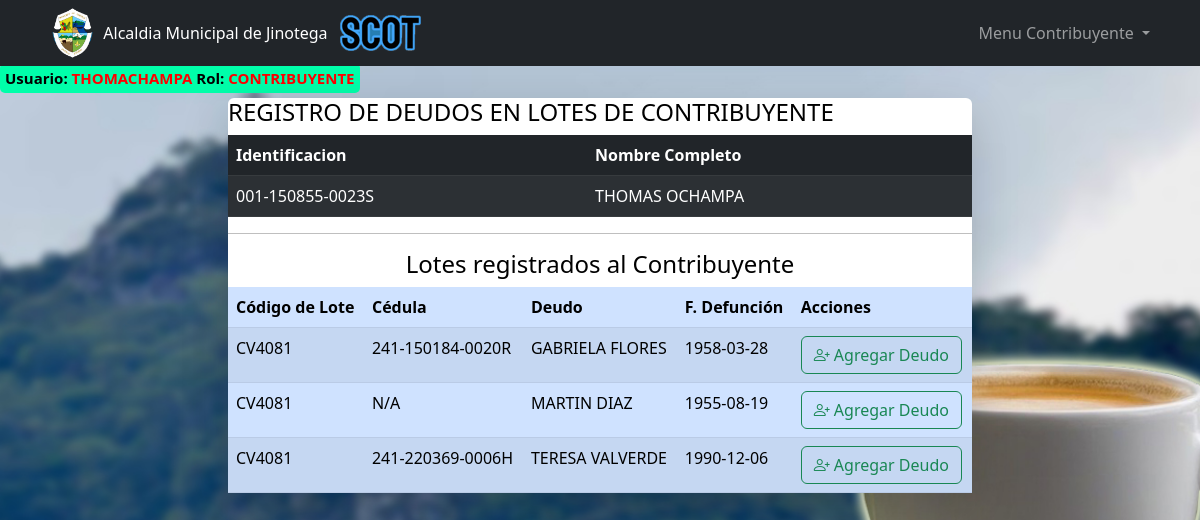
The app's page /pages/lotes/loteDeudo.php?id=001-150855-0023S (signed in) with its own data.
### tables this page shows
CREATE TABLE IF NOT EXISTS `usuarios` (
  `idUsuario` int(11) NOT NULL AUTO_INCREMENT,
  `usuario` varchar(50) NOT NULL,
  `password` varchar(100) NOT NULL,
  `rol` varchar(20) NOT NULL,
  `identificacion` varchar(30) NOT NULL,
  `nombre1` varchar(100) NOT NULL,
  `nombre2` varchar(30) DEFAULT NULL,
  `apellido1` varchar(30) NOT NULL,
  `apellido2` varchar(30) DEFAULT NULL,
  `email` varchar(100) DEFAULT NULL,
  `celular` varchar(30) NOT NULL,
  `direccion` varchar(100) DEFAULT NULL,
  `estado` varchar(1) NOT NULL DEFAULT 'A',
  PRIMARY KEY (`idUsuario`)
);

CREATE TABLE IF NOT EXISTS `tributos` (
  `idTributo` int(11) NOT NULL AUTO_INCREMENT,
  `identificacion` varchar(20) DEFAULT NULL,
  `tipoEntidad` enum('IBI','TA','LOTE','FIERRO') DEFAULT NULL,
  `codEntidad` varchar(20) DEFAULT NULL,
  PRIMARY KEY (`idTributo`),
  KEY `cedula_contribuyente` (`identificacion`),
  KEY `codigo_entidad` (`codEntidad`)
);

CREATE TABLE IF NOT EXISTS `deudos` (
  `idDeudo` int(11) NOT NULL AUTO_INCREMENT,
  `cedula` varchar(20) NOT NULL,
  `nomDeudo` varchar(100) NOT NULL,
  `sexo` enum('F','M') NOT NULL,
  `fecDefuncion` date NOT NULL,
  `codLote` varchar(20) NOT NULL,
  PRIMARY KEY (`idDeudo`),
  KEY `codigo_lote` (`codLote`)
);

### pages/lotes/loteDeudo.php (the view, shortened to what this page needs)
<?php include '../../templates/header_menu.php'; ?>
<?php
    $conexion = new Conexion();
    $conn = $conexion->conectar();
    $id = isset($_GET['id']) ? mysqli_real_escape_string($conn, $_GET['id']) : '';
    $sql = sprintf("SELECT * FROM usuarios WHERE rol = 'contribuyente' AND identificacion = '%s'", $id);
    $resultado = mysqli_query($conn, $sql);
    $contribuyentes = [];
    if ($resultado) {
        while ($row = mysqli_fetch_assoc($resultado)) {
            $contribuyentes[] = $row;
        }
    }
    $sqlTributos = sprintf("SELECT T.identificacion, T.codEntidad, D.cedula, D.nomDeudo, D.fecDefuncion
        FROM tributos T
        INNER JOIN deudos D ON D.codLote = T.codEntidad
        WHERE T.tipoEntidad = 'LOTE' AND T.identificacion = '%s'", $id);
    $resultadoTributos = mysqli_query($conn, $sqlTributos);
    $tributos = [];
    if ($resultadoTributos) {
        while ($row = mysqli_fetch_assoc($resultadoTributos)) {
            $tributos[] = $row;
        }
    }
?>
<div class="container d-flex justify-content-center align-items-center full-height mt-2">
    <div class="col-md-8 shadow-lg bg-white rounded">
        <h4>REGISTRO DE DEUDOS EN LOTES DE CONTRIBUYENTE</h4>
        <form action="registrarDeudo.php" method="POST">
            <table class="mt-2 mb-0 table table-dark table-striped">
                <thead>
                    <tr>
                        <th>Identificacion</th>
                        <th>Nombre Completo</th>
                    </tr>
                </thead>
                <tbody>
                    <?php foreach ($contribuyentes as $contribuyente): ?>
                        <tr>
                            <td id="ident"><?php echo htmlspecialchars($contribuyente['identificacion']); ?></td>
                            <td><?php echo htmlspecialchars($contribuyente['nombre1']); ?> <?php echo htmlspecialchars($contribuyente['apellido1']); ?></td>
                        </tr>
                    <?php endforeach; ?>
                </tbody>
            </table>
            <hr>
            <h4 class="text-center">Lotes registrados al Contribuyente</h4>
            <table class="mt-2 mb-0 table table-primary table-striped">
                <thead>
                    <tr>
                        <th>Código de Lote</th>
                        <th>Cédula</th>
                        <th>Deudo</th>
                        <th>F. Defunción</th>
                        <th>Acciones</th>
                    </tr>
                </thead>
                <tbody>
                    <?php foreach ($tributos as $tributo): ?>
                        <tr>
                            <td id="cLote"><?php echo htmlspecialchars($tributo['codEntidad']); ?></td>
                            <td id="cedula"><?php echo htmlspecialchars($tributo['cedula']); ?></td>
                            <td id="nomDeudo"><?php echo htmlspecialchars($tributo['nomDeudo']); ?></td>
                            <td id="fecDefuncion"><?php echo htmlspecialchars($tributo['fecDefuncion']); ?></td>
                            <td>
                                <button type="button" class="btnEditar btn btn-outline-success bi bi-person-plus" data-bs-toggle="modal" data-bs-target="#modalDeudos" data-lote="<?php echo htmlspecialchars($tributo['codEntidad']); ?>" data-identificacion="<?php echo htmlspecialchars($tributo['identificacion']); ?>"> Agregar Deudo</button>
                            </td>
                        </tr>
                    <?php endforeach; ?>
                </tbody>
            </table>
        </form>
    </div>
</div>

### templates/header_menu.php (style rules this page uses)
body { background-image: url("/public/Imagenes/FondoX.jpg"); background-size: cover; background-repeat: no-repeat; background-attachment: fixed; color: #000; }

### records on screen
usuarios: identificacion "001-150855-0023S", nombre1 "THOMAS", apellido1 "OCHAMPA"
tributos: codEntidad "CV4081", deudos.cedula "241-150184-0020R", deudos.nomDeudo "GABRIELA FLORES", deudos.fecDefuncion "1958-03-28", deudos.cedula "N/A", deudos.nomDeudo "MARTIN DIAZ", deudos.fecDefuncion "1955-08-19", deudos.cedula "241-220369-0006H", deudos.nomDeudo "TERESA VALVERDE", deudos.fecDefuncion "1990-12-06"

### other values on screen
$_SESSION['usuario'] "THOMACHAMPA"
$_SESSION['rol'] "CONTRIBUYENTE"
